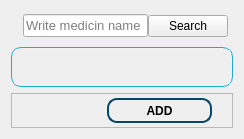
                         <widget class="QWidget" name="homePage">
                          <layout class="QGridLayout" name="gridLayout_19">
                           <item row="0" column="0">
                            <widget class="QWidget" name="Search_Par" native="true">
                             <property name="minimumSize">
                              <size>
                               <width>0</width>
                               <height>30</height>
                              </size>
                             </property>
                             <property name="maximumSize">
                              <size>
                               <width>16777215</width>
                               <height>40</height>
                              </size>
                             </property>
                             <layout class="QHBoxLayout" name="horizontalLayout_5">
                              <property name="spacing">
                               <number>0</number>
                              </property>
                              <property name="leftMargin">
                               <number>5</number>
                              </property>
                              <property name="topMargin">
                               <number>2</number>
                              </property>
                              <property name="rightMargin">
                               <number>5</number>
                              </property>
                              <property name="bottomMargin">
                               <number>2</number>
                              </property>
                              <item>
                               <widget class="QLabel" name="label_77">
                                <property name="maximumSize">
                                 <size>
                                  <width>40</width>
                                  <height>32</height>
                                 </size>
                                </property>
                                <property name="text">
                                 <string/>
                                </property>
                                <property name="pixmap">
                                 <pixmap resource="Final_Main_ph.qrc">:/Icon_web/Image_for_main/icons_from_Web/search.svg</pixmap>
                                </property>
                               </widget>
                              </item>
                              <item>
                               <widget class="QLineEdit" name="lineEdit_9">
                                <property name="font">
                                 <font>
                                  <pointsize>10</pointsize>
                                 </font>
                                </property>
                                <property name="inputMask">
                                 <string/>
                                </property>
                                <property name="text">
                                 <string/>
                                </property>
                                <property name="placeholderText">
                                 <string>Write medicin name</string>
                                </property>
                               </widget>
                              </item>
                              <item>
                               <widget class="QPushButton" name="pushButton_23">
                                <property name="maximumSize">
                                 <size>
                                  <width>16777215</width>
                                  <height>16777215</height>
                                 </size>
                                </property>
                                <property name="text">
                                 <string>Search</string>
                                </property>
                                <property name="iconSize">
                                 <size>
                                  <width>16</width>
                                  <height>16</height>
                                 </size>
                                </property>
                               </widget>
                              </item>
                             </layout>
                            </widget>
                           </item>
                           <item row="1" column="0">
                            <widget class="QWidget" name="widget_7" native="true">
                             <layout class="QGridLayout" name="gridLayout_4">
                              <property name="leftMargin">
                               <number>0</number>
                              </property>
                              <property name="topMargin">
                               <number>0</number>
                              </property>
                              <property name="rightMargin">
                               <number>0</number>
                              </property>
                              <property name="bottomMargin">
                               <number>0</number>
                              </property>
                              <item row="0" column="0">
                               <widget class="QScrollArea" name="scrollArea">
                                <property name="styleSheet">
                                 <string notr="true">/* Styling for QScrollArea */
QScrollArea {
    background-color: #f0f0f0; /* Background color */
    border: 1px solid rgb(28, 171, 213); /* Border color */
    border-radius: 10px; /* Border radius */
    padding: 2px;
}

/* Styling for QScrollBar */
QScrollBar:vertical {
    border: none;
    background: transparent;
    width: 10px; /* Width of the scrollbar */
    margin: 0px 0px 0px 0px;
}

QScrollBar::handle:vertical {
    background: rgb(28, 171, 213); /* Color of the scrollbar handle */
    border-radius: 5px; /* Handle border radius */
}

QScrollBar::handle:vertical:hover {
    background: #bbb; /* Color of the scrollbar handle on hover */
}


/* Styling for QScrollBar arrows */
QScrollBar::up-arrow:vertical, QScrollBar::down-arrow:vertical {
    border: none;
    background: transparent;
    width: 0px;
    height: 0px;
}

/* Styling for QScrollBar page up and page down */
QScrollBar::add-page:vertical, QScrollBar::sub-page:vertical {
    background: transparent;
}

/* Styling for QFrame inside QScrollArea (cards) */
QScrollArea QFrame {
    background-color: rgb(28, 171, 213); /* Updated card background color */
    border: 1px solid rgb(28, 171, 213); /* Card border color */
    border-radius: 10px; /* Card border radius */
}

/* Styling for QCheckBox inside the Card */
QScrollArea QFrame QCheckBox {
    color: #000000; /* Checkbox text color */
}

QScrollArea QFrame QPushButton {
    background-color: transparent; /* Button background color */
    color: #fff; /* Button text color */
    border: 0.5px solid #064666; /* No border */
    border-radius: 5px; /* Button border radius */
}

/* Hover effect for QPushButton */
QScrollArea QFrame QPushButton:hover {
    background-color: #064666; /* Button background color on hover */
    color: #ffff; /* Button text color on hover */
}

/* Styling for QLabel inside the Card */
QScrollArea QFrame QLabel {
    color: #ffff; /* Label text color */
    font-size: 12px; /* Font size */
}
</string>
                                </property>
                                <property name="widgetResizable">
                                 <bool>true</bool>
                                </property>
                                <widget class="QWidget" name="scrollAreaWidgetContents">
                                 <property name="geometry">
                                  <rect>
                                   <x>0</x>
                                   <y>0</y>
                                   <width>662</width>
                                   <height>438</height>
                                  </rect>
                                 </property>
                                 <layout class="QGridLayout" name="gridLayout_8"/>
                                </widget>
                               </widget>
                              </item>
                             </layout>
                            </widget>
                           </item>
                           <item row="2" column="0">
                            <widget class="QFrame" name="Add_Frame">
                             <property name="minimumSize">
                              <size>
                               <width>50</width>
                               <height>35</height>
                              </size>
                             </property>
                             <property name="styleSheet">
                              <string notr="true">QPushButton {
    background-color: transparent; /* Button background color */
    color: black; /* Button text color */
    border: 1.5px solid #064666; /* No border */
    border-radius: 10px; /* Button border radius */
}

QPushButton:hover {
    background-color: #064666; /* Button background color on hover */
    color: black; /* Button text color on hover */
}

</string>
                             </property>
                             <property name="frameShape">
                              <enum>QFrame::StyledPanel</enum>
                             </property>
                             <property name="frameShadow">
                              <enum>QFrame::Raised</enum>
                             </property>
                             <layout class="QHBoxLayout" name="horizontalLayout_8">
                              <property name="spacing">
                               <number>0</number>
                              </property>
                              <property name="leftMargin">
                               <number>0</number>
                              </property>
                              <property name="topMargin">
                               <number>0</number>
                              </property>
                              <property name="rightMargin">
                               <number>20</number>
                              </property>
                              <property name="bottomMargin">
                               <number>0</number>
                              </property>
                              <item>
                               <spacer name="horizontalSpacer_4">
                                <property name="orientation">
                                 <enum>Qt::Horizontal</enum>
                                </property>
                                <property name="sizeHint" stdset="0">
                                 <size>
                                  <width>40</width>
                                  <height>20</height>
                                 </size>
                                </property>
                               </spacer>
                              </item>
                              <item>
                               <widget class="QPushButton" name="pushButton_13">
                                <property name="minimumSize">
                                 <size>
                                  <width>105</width>
                                  <height>25</height>
                                 </size>
                                </property>
                                <property name="font">
                                 <font>
                                  <pointsize>9</pointsize>
                                  <bold>true</bold>
                                 </font>
                                </property>
                                <property name="text">
                                 <string>ADD</string>
                                </property>
                               </widget>
                              </item>
                             </layout>
                            </widget>
                           </item>
                          </layout>
                         </widget>
